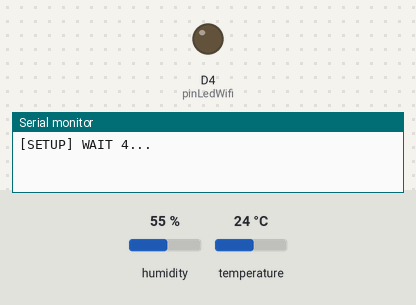
Recording of a sketch running on a simulated ESP8266 (NodeMCU). On the bench: output pins drawn as LEDs (lit = HIGH), the last lines printed to the serial monitor. The inputs (shaded band) are chosen by the test bench; at power-on: humidity 55 %, temperature 24 °C. WiFi joins after 1.5 s; servers stay silent unless stated; uploads are accepted with an empty reply; random numbers use the default seed unless the sketch sets one.

Above: at 0.1 s.
At 5.5 s:
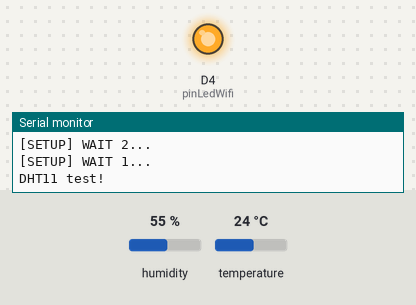
Timing chart, 0 to 7.0 s (numbered marks = the images above):
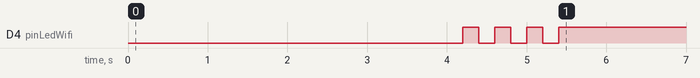

The sketch:

POST_IOT.ino
```cpp
// #include <Arduino.h>
#include <ESP8266WiFi.h>
// #include <ESP8266WiFiMulti.h>
#include <ESP8266HTTPClient.h>
#include <WiFiClientSecureBearSSL.h>

#include <WiFiManager.h>
#include <DNSServer.h>
#include <Ticker.h>
#include "DHT.h"

#define pinLedWifi D4
#define DHTPIN D1 //Pin para el sensor
#define DHTTYPE DHT11 //Tipo de dht
Ticker ticker;
DHT dht(DHTPIN, DHTTYPE);

  // Creamos una instancia de la clase WiFiManager
  WiFiManager wifiManager;
void parpadearLedWifi(){
  byte estado = digitalRead(pinLedWifi);
  digitalWrite(pinLedWifi, !estado);
}


void setup() {

  Serial.begin(115200);
  // Serial.setDebugOutput(true);

  Serial.println();
  Serial.println();
  Serial.println();

  for (uint8_t t = 4; t > 0; t--) {
    Serial.printf("[SETUP] WAIT %d...\n", t);
    Serial.flush();
    delay(1000);
  }

  // WiFi.mode(WIFI_STA);
  // WiFiMulti.addAP("JDGH", "1066508343@");
   Serial.println("DHT11 test!");
 dht.begin();
 pinMode(pinLedWifi, OUTPUT);

ticker.attach(0.2, parpadearLedWifi);


  // Descomentar para resetear configuración
  // wifiManager.resetSettings();

  // Cremos AP y portal cautivo
    // wifiManager.resetSettings();
  if(! wifiManager.autoConnect("ESP-IOT")){
    Serial.println("Fallo en la conexión ");
    ESP.reset();
    delay(1000);
  }


  Serial.println("Ya estás conectado");
  //Eliminar el temporizador
  ticker.detach();
  //Apagar el led
  digitalWrite(pinLedWifi, HIGH);
}

void loop() {

  // Reading temperature or humidity takes about 250 milliseconds!
  // Sensor readings may also be up to 2 seconds 'old' (its a very slow sensor)
  float h = dht.readHumidity();
  // Read temperature as Celsius
  float t = dht.readTemperature();
  float p = 7;
  // Read temperature as Fahrenheit
  float f = dht.readTemperature(true);

  // String hu =
  // String te =
  // String ph =

  // Check if any reads failed and exit early (to try again).
  if (isnan(h) || isnan(t) || isnan(f)) {
    Serial.println("Failed to read from DHT sensor!");
    return;
  }
  // Compute heat index
  // Must send in temp in Fahrenheit!
  float hi = dht.computeHeatIndex(f, h);

  Serial.print("Humidity: ");
  Serial.print(h);
  Serial.print(" %\t");
  Serial.print("Temperature: ");
  Serial.print(t);
  Serial.print(" *C ");
  Serial.print(f);
  Serial.print(" *F\t");
  Serial.print("Heat index: ");
  Serial.print(hi);
  Serial.println(" *F");
  // wait for WiFi connection
  // if ((WiFiMulti.run() == WL_CONNECTED)) {

    std::unique_ptr<BearSSL::WiFiClientSecure> client(new BearSSL::WiFiClientSecure);

    // client->setFingerprint(fingerprint);
    // Or, if you happy to ignore the SSL certificate, then use the following line instead:
    client->setInsecure();

    HTTPClient https;

    Serial.print("[HTTPS] begin...\n");
    if (https.begin(*client, "https://iotagroiot-production.up.railway.app/iot/1/cultivo")) {  // HTTPS
      https.addHeader("Content-Type", "application/json");
      // const char *data = "{\r\n    \"temperatura\": 10,\r\n    \"humedad\": 20,\r\n    \"ph\": 11\r\n}";
       String dat= "";
          delay(2000);
       dat = "{\r\n    \"temperatura\": "+String(t)+",\r\n    \"humedad\": "+String(h)+",\r\n    \"ph\": "+String(random(10))+"\r\n}";
    // const String data = "{\"temperatura\":\"" + String(t) + "\",\"humedad\":\"" + String(h) + "\",\"ph\":\"" + String(random(4,10)) + "\"}}";
    const char *data= dat.c_str();
      Serial.print("[HTTPS] GET...\n");
      // start connection and send HTTP header
      int httpCode = https.POST(data);

          String payload = https.getString();
          // String payload = https.;
          Serial.println(payload);

      // httpCode will be negative on error
      if (httpCode > 0) {
        // HTTP header has been send and Server response header has been handled
        Serial.printf("[HTTPS] GET... code: %d\n", httpCode);

        // file found at server
        if (httpCode == HTTP_CODE_OK || httpCode == HTTP_CODE_MOVED_PERMANENTLY) {
          String payload = https.getString();
          // String payload = https.;
          Serial.println(payload);
        }
      } else {
        Serial.printf("[HTTPS] GET... failed, error: %s\n", https.errorToString(httpCode).c_str());
        // https.GET();
        //           String payload = https.getString();
        //   // String payload = https.;
        //   Serial.println(payload);
      }

      https.end();
    } else {
      Serial.printf("[HTTPS] Unable to connect\n");
    }
  // }

  Serial.println("Wait 10s before next round...");
  delay(6000);
}
```
